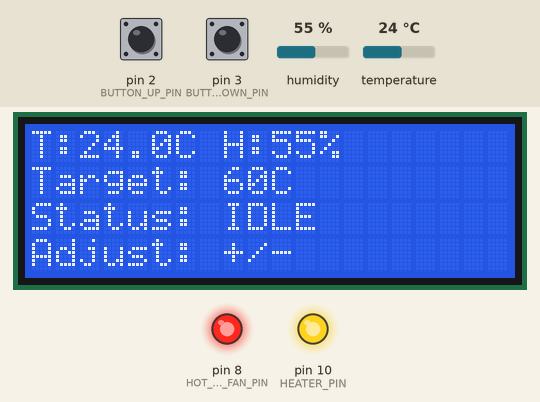
This program was run on a simulated Arduino Uno, built with avr-gcc and run on an emulated ATmega328P. Parts: 20×4 character LCD, output pins drawn as LEDs (lit = HIGH). Inputs (shaded band) come from the test bench; at power-on: humidity 55 %, pin 2 (BUTTON_UP_PIN) LOW, temperature 24 °C, pin 3 (BUTTON_DOWN_PIN) LOW.

Above: at 8.3 s.
8.4 s: humidity set to 22 %
At 9.7 s:
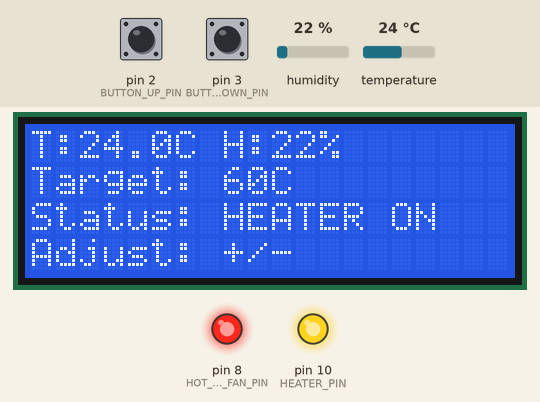
10.7 s: pin 2 (BUTTON_UP_PIN) pulled HIGH for 0.15 s
At 11.8 s:
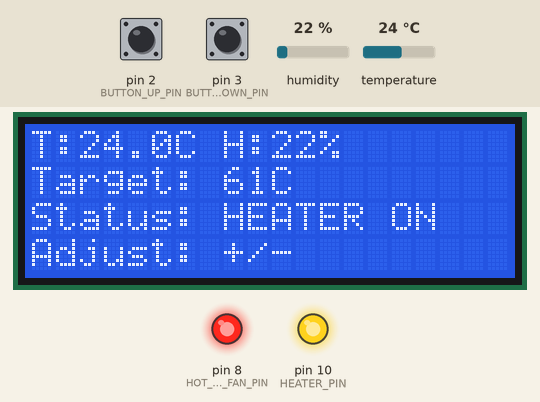
12.6 s: temperature set to 12 °C
At 13.6 s:
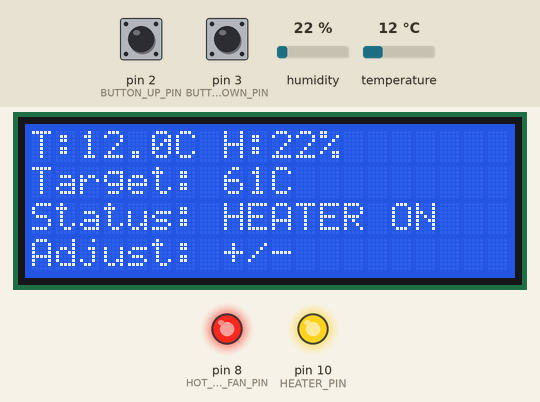
14.6 s: pin 3 (BUTTON_DOWN_PIN) pulled HIGH for 0.15 s
At 16.1 s:
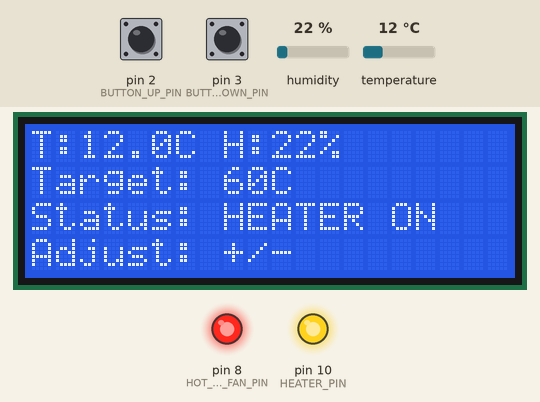
16.6 s: pin 3 (BUTTON_DOWN_PIN) pulled HIGH for 1 s
At 20.3 s:
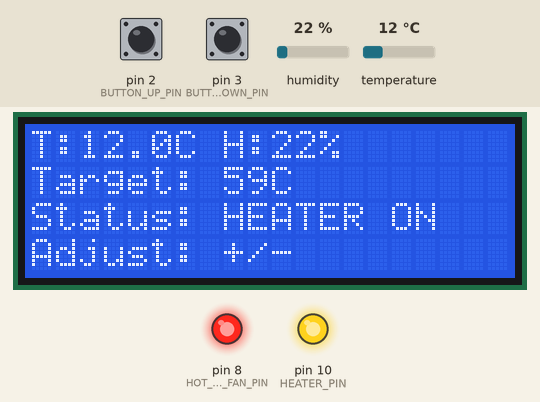
20.6 s: humidity set to 40 %
At 22.4 s:
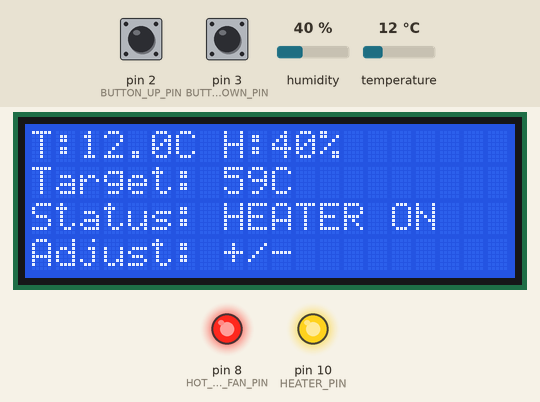
Timing chart, 0 to 23.6 s (numbered marks = the images above; inputs shaded):
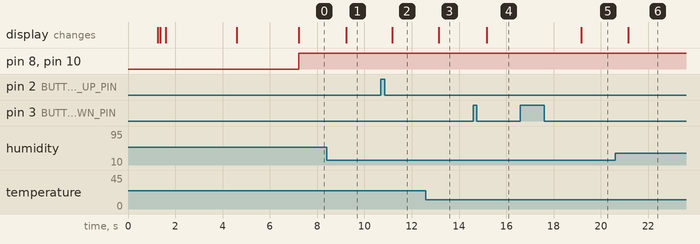

Measured:
- after the input at 8.4 s, the display: changes after 0.83 s (image 1)
- after the input at 10.7 s, the display: changes after 0.48 s (image 2)
- after the input at 12.6 s, the display: changes after 0.55 s (image 3)
- after the input at 14.6 s, the display: changes after 0.58 s (image 4)
- after the input at 16.6 s, the display: changes after 2.6 s (image 5)
- after the input at 20.6 s, the display: changes after 0.56 s (image 6)

The program:

main.cpp
```cpp
#include <Arduino.h>
#include <Wire.h>
#include <Adafruit_SHT31.h>
#include <LiquidCrystal_I2C.h>

// Create SHT31 sensor instance (uses hardware I2C)
// Default I2C address: 0x44
Adafruit_SHT31 sht31 = Adafruit_SHT31();

// LCD 2004 configuration (20 columns, 4 rows, I2C address 0x27)
LiquidCrystal_I2C lcd(0x27, 20, 4);

bool sensorFound = false;
uint8_t sht31_address = 0x44;

// Relay control pins
#define HOT_AIR_FAN_PIN 8   // Intake hot air at 70°C
#define COLD_AIR_FAN_PIN 9  // Intake cold air at 24°C
#define HEATER_PIN 10       // Electric heater backup

// Push button pins for temperature adjustment
#define BUTTON_UP_PIN 2     // Increase target temperature
#define BUTTON_DOWN_PIN 3   // Decrease target temperature

// LCD 2004 I2C configuration
#define LCD_I2C_ADDRESS 0x27  // Default I2C address for LCD 2004 (try 0x3F if this doesn't work)

// Temperature control setpoint (now variable, can be adjusted via buttons)
float targetTemp = 60.0;
#define HYSTERESIS 2.0      // ±2°C to prevent relay chatter
#define TEMP_MIN 20.0       // Minimum allowed target temperature
#define TEMP_MAX 75.0       // Maximum allowed target temperature

// Relay states
bool hotAirFanActive = false;
bool coldAirFanActive = false;
bool heaterActive = false;

void scanI2CBus() {
  int deviceCount = 0;

  for (uint8_t addr = 0; addr < 128; addr++) {
    Wire.beginTransmission(addr);
    if (Wire.endTransmission() == 0) {
      deviceCount++;

      // Check if it's an SHT31 (typically at 0x44 or 0x45)
      if (addr == 0x44 || addr == 0x45) {
        sht31_address = addr;
      }
    }
  }
}

void setup() {
  // Initialize serial communication FIRST (critical for diagnostics)
  Serial.begin(9600);
  delay(1000);

  // Initialize relay pins as outputs
  pinMode(HOT_AIR_FAN_PIN, OUTPUT);
  pinMode(COLD_AIR_FAN_PIN, OUTPUT);
  pinMode(HEATER_PIN, OUTPUT);

  // Initialize button pins with pull-ups (buttons wired to ground)
  // Buttons are active-LOW: pressed = LOW, not pressed = HIGH
  pinMode(BUTTON_UP_PIN, INPUT_PULLUP);
  pinMode(BUTTON_DOWN_PIN, INPUT_PULLUP);

  // Start with relays OFF
  digitalWrite(HOT_AIR_FAN_PIN, LOW);
  digitalWrite(COLD_AIR_FAN_PIN, LOW);
  digitalWrite(HEATER_PIN, LOW);

  // Wait for LCD power to stabilize
  delay(200);

  // Initialize I2C LCD display (2004 format: 20x4)
  lcd.init();
  delay(100);

  // Enable backlight
  lcd.backlight();
  delay(100);

  // Clear display
  lcd.clear();
  delay(100);

  // Test LCD by displaying initialization message
  lcd.setCursor(0, 0);
  lcd.print("Dehydrator");
  lcd.setCursor(0, 1);
  lcd.print("Starting...");
  delay(3000);
  lcd.clear();

  // Initialize I2C for SHT31 sensor (after LCD)
  Wire.begin();
  delay(500);

  // Wait for serial to be ready
  delay(2000);

  // Scan I2C bus
  scanI2CBus();

  // Try to initialize sensor at detected address
  if (sht31.begin(sht31_address)) {
    sensorFound = true;
  } else {
    // Try alternate address
    uint8_t alt_addr = (sht31_address == 0x44) ? 0x45 : 0x44;

    if (sht31.begin(alt_addr)) {
      sensorFound = true;
      sht31_address = alt_addr;
    }
  }
}

void controlRelays(float temperature) {
  // Ensure at least one fan is always running to prevent humidity stagnation

  if (temperature < (targetTemp - HYSTERESIS)) {
    // Temperature too low: use HOT AIR FAN to heat
    if (!hotAirFanActive) {
      digitalWrite(HOT_AIR_FAN_PIN, HIGH);
      digitalWrite(COLD_AIR_FAN_PIN, LOW);
      hotAirFanActive = true;
      coldAirFanActive = false;
    }

    // If still too cold, activate electric heater backup
    if (temperature < (targetTemp - HYSTERESIS - 2.0)) {
      if (!heaterActive) {
        digitalWrite(HEATER_PIN, HIGH);
        heaterActive = true;
      }
    } else if (temperature >= targetTemp) {
      // Turn off heater once target is reached
      if (heaterActive) {
        digitalWrite(HEATER_PIN, LOW);
        heaterActive = false;
      }
    }
  } else if (temperature > (targetTemp + HYSTERESIS)) {
    // Temperature too high: use COLD AIR FAN to cool
    if (!coldAirFanActive) {
      digitalWrite(COLD_AIR_FAN_PIN, HIGH);
      digitalWrite(HOT_AIR_FAN_PIN, LOW);
      coldAirFanActive = true;
      hotAirFanActive = false;
    }

    // Make sure heater is off when cooling
    if (heaterActive) {
      digitalWrite(HEATER_PIN, LOW);
      heaterActive = false;
    }
  } else {
    // Temperature in stable zone: keep currently active fan running
    // If no fan is active, start with hot air fan as default
    if (!hotAirFanActive && !coldAirFanActive) {
      digitalWrite(HOT_AIR_FAN_PIN, HIGH);
      hotAirFanActive = true;
    }

    // Ensure heater is off in stable zone
    if (heaterActive) {
      digitalWrite(HEATER_PIN, LOW);
      heaterActive = false;
    }
  }
}

void updateLCDDisplay(float temperature, float humidity) {
  char buffer[21];
  char tempStr[10];

  // Row 0: Temperature and humidity (exactly 20 chars)
  lcd.setCursor(0, 0);
  dtostrf(temperature, 4, 1, tempStr);
  // Remove leading spaces from temperature string
  char *tempPtr = tempStr;
  while (*tempPtr == ' ') tempPtr++;
  sprintf(buffer, "T:%sC H:%2d%%", tempPtr, (int)humidity);
  int len = strlen(buffer);
  for(int i = len; i < 20; i++) buffer[i] = ' ';
  buffer[20] = '\0';
  lcd.print(buffer);

  // Row 1: Target temperature (exactly 20 chars)
  lcd.setCursor(0, 1);
  sprintf(buffer, "Target: %2dC", (int)targetTemp);
  len = strlen(buffer);
  for(int i = len; i < 20; i++) buffer[i] = ' ';
  buffer[20] = '\0';
  lcd.print(buffer);

  // Row 2: Heating/Cooling Status (exactly 20 chars)
  lcd.setCursor(0, 2);
  if (heaterActive) {
    sprintf(buffer, "Status: HEATER ON");
  } else if (hotAirFanActive) {
    sprintf(buffer, "Status: HOT FAN");
  } else if (coldAirFanActive) {
    sprintf(buffer, "Status: COLD FAN");
  } else {
    sprintf(buffer, "Status: IDLE");
  }
  len = strlen(buffer);
  for(int i = len; i < 20; i++) buffer[i] = ' ';
  buffer[20] = '\0';
  lcd.print(buffer);

  // Row 3: Button instructions (exactly 20 chars)
  lcd.setCursor(0, 3);
  sprintf(buffer, "Adjust: +/-");
  len = strlen(buffer);
  for(int i = len; i < 20; i++) buffer[i] = ' ';
  buffer[20] = '\0';
  lcd.print(buffer);
}

void handleButtonPresses() {
  // Robust counter-based debouncing to filter noise
  static uint8_t buttonUpCounter = 0;      // Counter for debouncing
  static uint8_t buttonDownCounter = 0;    // Counter for debouncing
  static bool buttonUpStable = HIGH;       // Last confirmed stable state (HIGH = not pressed with pull-up)
  static bool buttonDownStable = HIGH;     // Last confirmed stable state (HIGH = not pressed with pull-up)
  static unsigned long lastButtonUpActionTime = 0;
  static unsigned long lastButtonDownActionTime = 0;

  const uint8_t DEBOUNCE_COUNT = 10;       // Require 10 consecutive reads to confirm (eliminates noise)
  const unsigned long MIN_ACTION_INTERVAL = 300;  // 300ms minimum between actions
  unsigned long currentTime = millis();

  // === UP Button: Accumulate readings (active-LOW) ===
  bool currentUpReading = digitalRead(BUTTON_UP_PIN);

  if (currentUpReading == LOW) {
    // Reading is LOW - increment counter (button pressed, saturate at DEBOUNCE_COUNT)
    if (buttonUpCounter < DEBOUNCE_COUNT) {
      buttonUpCounter++;
    }
  } else {
    // Reading is HIGH - decrement counter (button released, saturate at 0)
    if (buttonUpCounter > 0) {
      buttonUpCounter--;
    }
  }

  // Once counter reaches threshold, update stable state
  if (buttonUpCounter >= DEBOUNCE_COUNT && buttonUpStable == HIGH) {
    // Transitioned from HIGH to LOW - button pressed!
    buttonUpStable = LOW;

    if (currentTime - lastButtonUpActionTime >= MIN_ACTION_INTERVAL) {
      if (targetTemp < TEMP_MAX) {
        targetTemp += 1.0;
      }
      lastButtonUpActionTime = currentTime;
    }
  } else if (buttonUpCounter == 0 && buttonUpStable == LOW) {
    // Transitioned from LOW to HIGH - button released
    buttonUpStable = HIGH;
  }

  // === DOWN Button: Accumulate readings (active-LOW) ===
  bool currentDownReading = digitalRead(BUTTON_DOWN_PIN);

  if (currentDownReading == LOW) {
    // Reading is LOW - increment counter (button pressed)
    if (buttonDownCounter < DEBOUNCE_COUNT) {
      buttonDownCounter++;
    }
  } else {
    // Reading is HIGH - decrement counter (button released)
    if (buttonDownCounter > 0) {
      buttonDownCounter--;
    }
  }

  // Once counter reaches threshold, update stable state
  if (buttonDownCounter >= DEBOUNCE_COUNT && buttonDownStable == HIGH) {
    // Transitioned from HIGH to LOW - button pressed!
    buttonDownStable = LOW;

    if (currentTime - lastButtonDownActionTime >= MIN_ACTION_INTERVAL) {
      if (targetTemp > TEMP_MIN) {
        targetTemp -= 1.0;
      }
      lastButtonDownActionTime = currentTime;
    }
  } else if (buttonDownCounter == 0 && buttonDownStable == LOW) {
    // Transitioned from LOW to HIGH - button released
    buttonDownStable = HIGH;
  }


}

void loop() {
  static unsigned long lastSensorReadTime = 0;
  unsigned long currentTime = millis();

  // Check buttons frequently (every loop iteration without delay)
  handleButtonPresses();

  // Only read sensor and control relays every 2 seconds (non-blocking)
  if (currentTime - lastSensorReadTime >= 2000) {
    lastSensorReadTime = currentTime;

    if (!sensorFound) {
      return;
    }

    // Read sensor data
    float temperature = sht31.readTemperature();
    float humidity = sht31.readHumidity();

    // Check for valid readings
    if (!isnan(temperature) && !isnan(humidity)) {
      // Update LCD display
      updateLCDDisplay(temperature, humidity);

      // Control relays based on temperature
      controlRelays(temperature);
    }
  }
}
```
